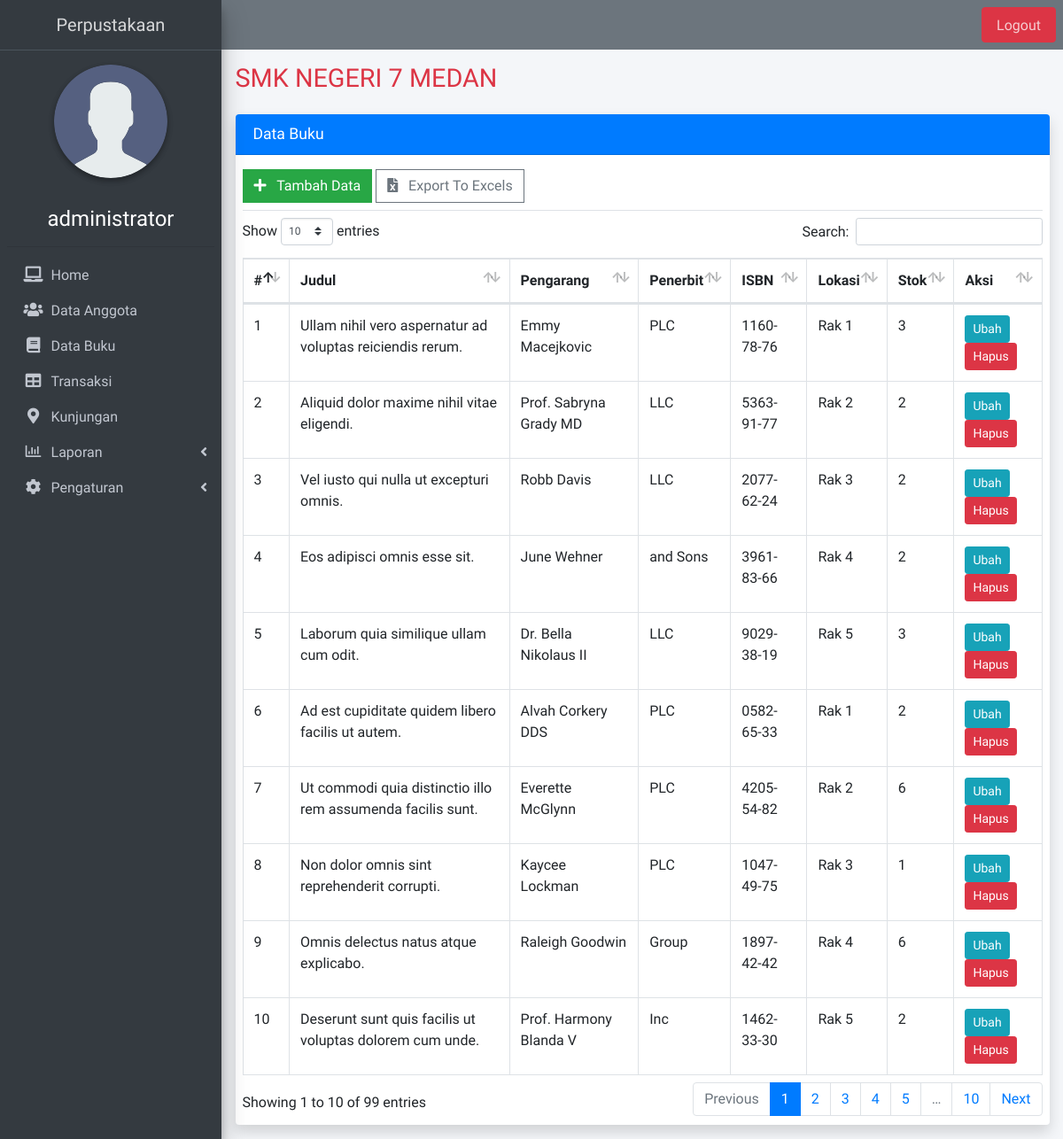
The app's page /admin/buku (signed in) with its own data.
### tables this page shows
CREATE TABLE `buku` (
  `id` int(11) NOT NULL,
  `kategori_id` int(11) NOT NULL,
  `lokasi_buku_id` int(11) NOT NULL,
  `kode_buku` varchar(50) NOT NULL,
  `judul` varchar(255) NOT NULL,
  `pengarang` varchar(255) NOT NULL,
  `penerbit` varchar(255) NOT NULL,
  `tahun_terbit` year(4) NOT NULL,
  `isbn` varchar(100) NOT NULL,
  `jumlah_buku` int(11) NOT NULL,
  `updated_at` datetime NOT NULL DEFAULT current_timestamp(),
  `created_at` datetime NOT NULL DEFAULT current_timestamp()
);

CREATE TABLE `lokasi_buku` (
  `id` int(11) NOT NULL,
  `kode` varchar(10) NOT NULL,
  `lokasi` varchar(50) NOT NULL,
  `created_at` datetime NOT NULL DEFAULT current_timestamp()
);

### helpers/base_url.php (called while the page is built)
<?php
function base_url($url = null){
	$base_url = "http://localhost/perpustakaan";
	if($url != null){
		return $base_url. "/" .$url;
	}
	else{
		return $base_url;
	}
}

### helpers/query.php (called while the page is built, shortened)
<?php
function list_query($query){
    global $conn;
    $result = mysqli_query($conn, $query)or die("Error: " . $conn);
    $rows = [];
    while($row = mysqli_fetch_assoc($result)){
        $rows[] = $row;
    }
    return $rows;
}

### admin/pages/buku/index.php (the view)
<div class="row">
  <div class="col">
    <div class="card shadow">
      <div class="card-header bg-primary">
        <h2 class="card-title">Data Buku</h2>
      </div>
      <div class="card-body p-2">
        <div class="mb-2 border-bottom py-2">
          <a href="<?=base_url()?>/admin/add-buku" class="btn btn-flat btn-success">
          <i class="fas fa-plus mr-2"></i>
            Tambah Data
          </a>
          <a href="<?=base_url()?>/admin/export-buku" class="btn btn-flat btn-outline-secondary">
          <i class="fas fa-file-excel mr-2"></i>
            Export To Excels
          </a>
        </div>
        <div class="table-responsive-md">
          <table id="" class="table table-bordered table-hover table-list display" style="width:100%">
            <thead>
              <tr>
                <th>#</th>
                <th>Judul</th>
                <th>Pengarang</th>
                <th>Penerbit</th>
                <th>ISBN</th>
                <th>Lokasi</th>
                <th>Stok</th>
                <th>Aksi</th>
              </tr>
            </thead>
            <tbody>
              <?php
              $no= 1;
              $query = "SELECT
                            buku.*,
                            kategori.kategori,
                            lokasi_buku.lokasi
                        FROM
                            buku
                        JOIN kategori ON kategori.id = buku.kategori_id
                        JOIN lokasi_buku on lokasi_buku.id = buku.lokasi_buku_id
                        ORDER BY
                          buku.id
                        ASC";
              $lists = list_query($query);
              foreach($lists as $list):
              ?>
              <tr>
                <td><?=$no++?></td>
                <td><?=$list['judul']?></td>
                <td><?=$list['pengarang']?></td>
                <td><?=$list['penerbit']?></td>
                <td><?=$list['isbn']?></td>
                <td><?=$list['lokasi']?></td>
                <td><?=$list['jumlah_buku']?></td>
                <td>
                  <a href="edit-buku/<?=$list['id']?>" class="btn btn-info mr-1 btn-sm">Ubah</a>
                  <a href="hapus-buku/<?=$list['id']?>" class="btn btn-danger btn-sm" onclick="return confirm('anda yaking ingin menghapus data ini!')">Hapus</a>
                </td>
              </tr>
              <?php
              endforeach;
              ?>
            </tbody>
          </table>
        </div>
      </div>
    </div>
  </div>
</div>

### records on screen
buku: judul "Ullam nihil vero aspernatur ad voluptas reiciendis rerum.", pengarang "Emmy Macejkovic", penerbit "PLC", isbn "1160-78-76", lokasi_buku.lokasi "Rak 1", jumlah_buku "3"
buku: judul "Aliquid dolor maxime nihil vitae eligendi.", pengarang "Prof. Sabryna Grady MD", penerbit "LLC", isbn "5363-91-77", lokasi_buku.lokasi "Rak 2", jumlah_buku "2"
buku: judul "Vel iusto qui nulla ut excepturi omnis.", pengarang "Robb Davis", penerbit "LLC", isbn "2077-62-24", lokasi_buku.lokasi "Rak 3", jumlah_buku "2"
buku: judul "Eos adipisci omnis esse sit.", pengarang "June Wehner", penerbit "and Sons", isbn "3961-83-66", lokasi_buku.lokasi "Rak 4", jumlah_buku "2"
buku: judul "Laborum quia similique ullam cum odit.", pengarang "Dr. Bella Nikolaus II", penerbit "LLC", isbn "9029-38-19", lokasi_buku.lokasi "Rak 5", jumlah_buku "3"
buku: judul "Ad est cupiditate quidem libero facilis ut autem.", pengarang "Alvah Corkery DDS", penerbit "PLC", isbn "0582-65-33", lokasi_buku.lokasi "Rak 1", jumlah_buku "2"
buku: judul "Ut commodi quia distinctio illo rem assumenda facilis sunt.", pengarang "Everette McGlynn", penerbit "PLC", isbn "4205-54-82", lokasi_buku.lokasi "Rak 2", jumlah_buku "6"
buku: judul "Non dolor omnis sint reprehenderit corrupti.", pengarang "Kaycee Lockman", penerbit "PLC", isbn "1047-49-75", lokasi_buku.lokasi "Rak 3", jumlah_buku "1"
buku: judul "Omnis delectus natus atque explicabo.", pengarang "Raleigh Goodwin", penerbit "Group", isbn "1897-42-42", lokasi_buku.lokasi "Rak 4", jumlah_buku "6"
buku: judul "Deserunt sunt quis facilis ut voluptas dolorem cum unde.", pengarang "Prof. Harmony Blanda V", penerbit "Inc", isbn "1462-33-30", lokasi_buku.lokasi "Rak 5", jumlah_buku "2"

### other values on screen
$_SESSION['user']['nama'] "administrator"
